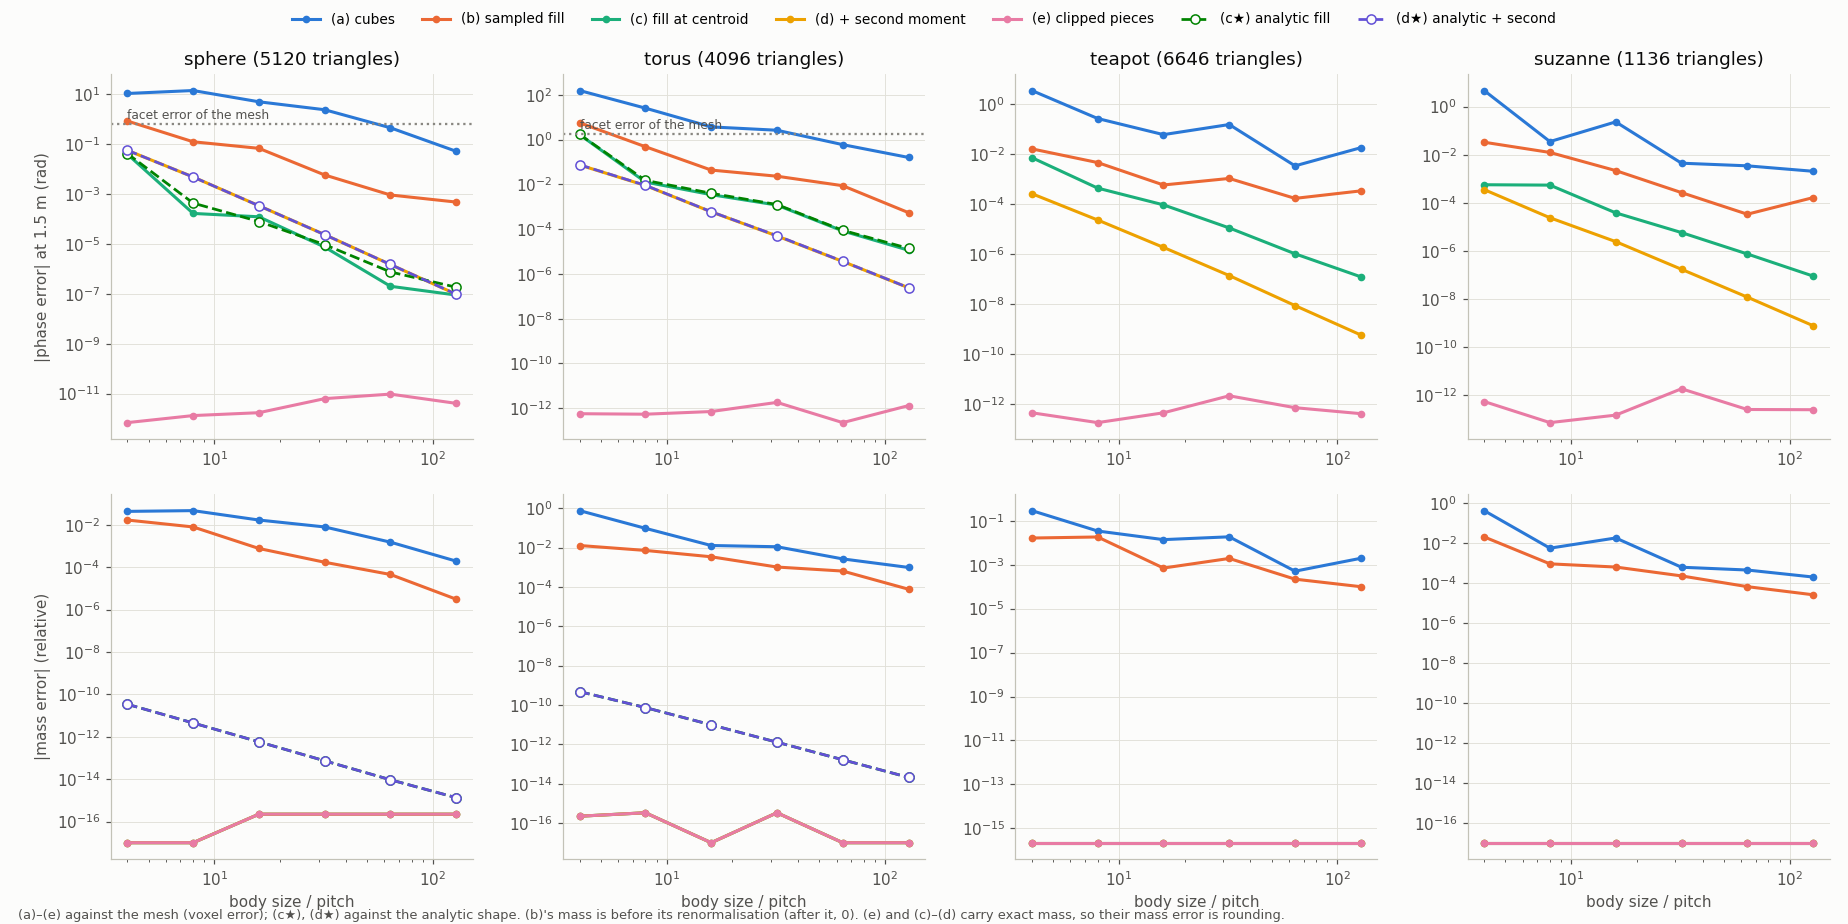

Write the Python code that produced this figure.
"""Resolution sweeps: every technique's phase and mass error against pitch, with cell counts, memory,
cost per evaluation point and fitted orders; the clipped pieces against the mesh (rounding); facet
error against mesh fineness; and error against cost (the Pareto front).

    python sweep.py run sphere        # one shape per process: writes sweep-sphere.json
    python sweep.py run torus | teapot | suzanne
    python sweep.py facets            # facet error of the sphere and torus meshes: sweep-facets.json
    python sweep.py plot              # sweep.png, polyhedra.png, pareto.png, sweep.md

Pitches: body size / h = 4, 8, 16, 32, 64, 128 (size = the largest extent: sphere 2 m, torus 2.8 m,
teapot and Suzanne 1 m). The tower: lower cloud 1.5 m or 5 m from the surface along (1, 0.2, −0.3)
from the body's centre, the upper one 5 m above; phase = k_eff T² Δg_z, ρ = 2700 kg/m³.

Two families, so that two errors stay apart (owner's request):
- mesh techniques, against the mesh (the voxel error): (a) cubes, a cell solid if its centre is
  inside; (b) sampled fill, 4³ points, renormalised (Cavendish today); (c) exact fill as a point at
  the piece's centroid; (d) (c) + the piece's second moment; (e) the clipped pieces themselves.
- analytic techniques (sphere, torus), against the analytic shape, with no mesh at all: (c★) fill and
  centroid from the analytic surface (analytic.py), (d★) + its second moment.
The facet error (mesh against analytic shape) is the third, measured against triangle count.

Costs are a model of a direct sum per evaluation point with Cavendish's measured kernels (note §3):
cube series 8.5 ns per cell (also used for a point mass), 17 ns for point + quadrupole, 55 ns per
polyhedron triangle; a tree walk would cut every far-field term, so these are upper bounds that
compare techniques at equal accuracy, not engine timings. Memory is a model too: 7 bytes per leaf
(Cavendish's leaf today), plus per boundary leaf 16 bytes for fill + centroid (4 × f32), 24 more for
the second moment (6 × f32), or 36 bytes per piece triangle (9 × f32).
"""

from __future__ import annotations

import json
import sys
import time
from pathlib import Path

import matplotlib

matplotlib.use("Agg")
import matplotlib.pyplot as plt  # noqa: E402
import numpy as np  # noqa: E402

sys.path.insert(0, str(Path(__file__).resolve().parent))
import analytic as A  # noqa: E402
import shapes_lib as L  # noqa: E402

NS = [4, 8, 16, 32, 64, 128]
DIST = np.array([1.5, 5.0])
TECH = ["(a) cubes", "(b) sampled fill", "(c) fill at centroid", "(d) + second moment", "(e) clipped pieces",
        "(c★) analytic fill", "(d★) analytic + second"]
COLOURS = ["#2a78d6", "#eb6834", "#1baf7a", "#eda100", "#e87ba4", "#008300", "#6250d6"]
NS_SERIES, NS_QUAD, NS_TRI = 8.5, 17.0, 55.0
ANALYTIC = {"sphere": A.Ball(1.0), "torus": A.Torus(1.0, 0.4)}


def run(name: str) -> None:
    mesh = L.mesh_by_name(name)
    size = float((mesh.verts.max(axis=0) - mesh.verts.min(axis=0)).max())
    pts = L.tower(mesh, DIST)
    g_mesh = L.g_mesh(mesh.tris, pts)
    v_mesh = float(L.sb.volume_centroid(mesh.tris, np.zeros(3))[0])
    ph = L.phase
    shape = ANALYTIC.get(name)
    g_an = shape.g_ref(pts) if shape is not None else None
    rows: list[dict[str, object]] = []
    out: dict[str, object] = {"shape": name, "size": size, "mesh": mesh.source, "triangles": len(mesh.faces),
                              "signal": ph(g_mesh).tolist(), "volume_mesh": v_mesh, "rows": rows}
    if shape is not None:
        out["signal_analytic"] = ph(g_an).tolist()
        out["facet_err"] = (ph(g_mesh) - ph(g_an)).tolist()
        out["facet_mass"] = v_mesh / shape.volume - 1
    body = L.body_moments(mesh.tris)
    out["multipole_err"] = (ph(L.g_multipole(*body, pts)) - ph(g_mesh)).tolist()
    out["point_err"] = (ph(L.g_multipole(body[0], body[1], None, None, pts)) - ph(g_mesh)).tolist()
    out["mesh_cost_ns"] = len(mesh.faces) * NS_TRI
    path = L.HERE / f"sweep-{name}.json"
    if path.exists():  # resume: keep pitches already done
        rows.extend(json.loads(path.read_text())["rows"])
    for n_across in NS:
        if any(r["n"] == n_across for r in rows):
            continue
        h = size / n_across
        t0 = time.perf_counter()
        vox = L.voxelise(mesh, h)
        t_vox = time.perf_counter() - t0
        n_in, n_b = len(vox.interior), len(vox.frac)
        cen = vox.boundary_centres
        g_p = L.g_mesh(vox.piece_tris, pts)
        g_in = L.g_cubes_fast(vox.interior_centres, h, np.ones(n_in), pts)
        g_ctr = L.g_cubes(cen, h, vox.ctr_in, pts)
        g_ss = L.g_cubes(cen, h, vox.ss, pts)
        mass_b = vox.frac * h**3
        g_pt = L.g_points(mass_b, vox.centroid, pts)
        g_q = g_pt + L.g_quadrupole(vox.second, vox.centroid, pts)
        s4 = v_mesh / (h**3 * (n_in + vox.ss.sum()))
        err = {
            TECH[0]: ph(g_ctr) - ph(g_p),
            TECH[1]: (s4 - 1) * (ph(g_mesh) - ph(g_p)) + s4 * ph(g_ss) - ph(g_p),
            TECH[2]: ph(g_pt) - ph(g_p),
            TECH[3]: ph(g_q) - ph(g_p),
            TECH[4]: ph(g_in + g_p) - ph(g_mesh),
        }
        mass = {
            TECH[0]: (n_in + vox.ctr_in.sum()) * h**3 / v_mesh - 1,
            TECH[1]: (n_in + vox.ss.sum()) * h**3 / v_mesh - 1,  # before renormalisation (after: 0)
            TECH[2]: (n_in + vox.frac.sum()) * h**3 / v_mesh - 1,
            TECH[3]: (n_in + vox.frac.sum()) * h**3 / v_mesh - 1,
            TECH[4]: (n_in + vox.frac.sum()) * h**3 / v_mesh - 1,
        }
        tris_per_piece = len(vox.piece_tris) / max(n_b, 1)
        cost = {TECH[0]: (n_in + vox.ctr_in.sum()) * NS_SERIES, TECH[1]: (n_in + n_b) * NS_SERIES,
                TECH[2]: (n_in + n_b) * NS_SERIES, TECH[3]: n_in * NS_SERIES + n_b * NS_QUAD,
                TECH[4]: n_in * NS_SERIES + len(vox.piece_tris) * NS_TRI}
        memory = {TECH[0]: 7 * (n_in + vox.ctr_in.sum()), TECH[1]: 7 * (n_in + n_b),
                  TECH[2]: 7 * (n_in + n_b) + 16 * n_b, TECH[3]: 7 * (n_in + n_b) + 40 * n_b,
                  TECH[4]: 7 * (n_in + n_b) + 36 * len(vox.piece_tris)}
        row: dict[str, object] = {"n": n_across, "h": h, "interior": n_in, "boundary": n_b,
                                  "piece_tris": len(vox.piece_tris), "tris_per_piece": tris_per_piece,
                                  "seconds_clip": t_vox, "volume_check": vox.stats["volume_rel_error"]}
        if shape is not None:
            t0 = time.perf_counter()
            av = A.analytic_voxels(shape, h, h * L.GENERIC)
            t_an = time.perf_counter() - t0
            g_in_a = L.g_cubes_fast(av["interior"], h, np.ones(len(av["interior"])), pts)
            m_a = av["frac"] * h**3
            g_c = g_in_a + L.g_points(m_a, av["centroid"], pts)
            g_d = g_c + L.g_quadrupole(av["second"], av["centroid"], pts)
            err[TECH[5]] = ph(g_c) - ph(g_an)
            err[TECH[6]] = ph(g_d) - ph(g_an)
            v_a = (len(av["interior"]) + av["frac"].sum()) * h**3
            mass[TECH[5]] = mass[TECH[6]] = v_a / shape.volume - 1
            nb_a, ni_a = len(av["frac"]), len(av["interior"])
            cost[TECH[5]] = (ni_a + nb_a) * NS_SERIES
            cost[TECH[6]] = ni_a * NS_SERIES + nb_a * NS_QUAD
            memory[TECH[5]] = 7 * (ni_a + nb_a) + 16 * nb_a
            memory[TECH[6]] = 7 * (ni_a + nb_a) + 40 * nb_a
            row.update({"analytic_interior": ni_a, "analytic_boundary": nb_a, "seconds_analytic": t_an})
        row["err"] = {k: v.tolist() for k, v in err.items()}
        row["mass"] = {k: float(v) for k, v in mass.items()}
        row["cost_ns"] = {k: float(v) for k, v in cost.items()}
        row["memory_bytes"] = {k: float(v) for k, v in memory.items()}
        rows.append(row)
        rows.sort(key=lambda r: int(r["n"]))  # type: ignore[arg-type]
        print(name, n_across, f"h {h:.4g}", f"clip {t_vox:.1f}s", f"in {n_in} bnd {n_b}",
              {k: f"{abs(v[0]):.1e}" for k, v in err.items()}, flush=True)
        path.write_text(json.dumps(out, indent=1))
        del vox, g_p, g_in


def facets() -> None:
    res: dict[str, list[dict[str, float]]] = {}
    for name in ("sphere", "torus"):
        shape = ANALYTIC[name]
        pts = L.tower(L.mesh_by_name(name), DIST)
        g_an = shape.g_ref(pts)
        rows = []
        variants = ([(lev,) for lev in range(1, 7)] if name == "sphere"
                    else [(16, 8), (32, 16), (64, 32), (128, 64), (256, 128), (512, 256)])
        for var in variants:
            if name == "sphere":
                m = L.sphere_mesh(1.0) if var[0] == 4 else _icosphere(var[0])
            else:
                m = L.torus_mesh(1.0, 0.4, var[0], var[1])
            g = L.g_mesh(m.tris, pts)
            vol = float(L.sb.volume_centroid(m.tris, np.zeros(3))[0])
            rows.append({"triangles": len(m.faces), "phase": (L.phase(g) - L.phase(g_an)).tolist(),
                         "mass": vol / shape.volume - 1})
            print(name, var, len(m.faces), rows[-1], flush=True)
        res[name] = rows
    (L.HERE / "sweep-facets.json").write_text(json.dumps(res, indent=1))


def _icosphere(level: int) -> L.Mesh:
    v, f = L.sb.icosphere(level)
    faces = np.array(f, dtype=np.int64)
    n = np.cross(v[faces[:, 1]] - v[faces[:, 0]], v[faces[:, 2]] - v[faces[:, 0]])
    flip = np.einsum("nk,nk->n", n, v[faces].mean(axis=1)) < 0
    faces[flip] = faces[flip][:, ::-1]
    return L.Mesh("sphere", v, faces, "")


def order(h: np.ndarray, e: np.ndarray) -> float:
    """Least-squares slope of log|e| against log h; nan when every |e| is at rounding (< 1e-10 rad)."""
    ok = np.abs(e) > 1e-13
    if ok.sum() < 3 or np.abs(e).max() < 1e-10:
        return float("nan")
    return float(np.polyfit(np.log(h[ok]), np.log(np.abs(e[ok])), 1)[0])


def cost_to_reach(cost: np.ndarray, err: np.ndarray, tol: float) -> float:
    """Cost at which |err| first falls below `tol` along the pitch sweep, interpolated in log–log
    between the two pitches either side (inf if it never does; the first pitch's cost if it already
    does there). Errors that go back above `tol` at a finer pitch are not smoothed over."""
    e = np.abs(err)
    below = np.nonzero(e < tol)[0]
    if len(below) == 0:
        return float("inf")
    k = int(below[0])
    if k == 0:
        return float(cost[0])
    lc, le = np.log(cost[k - 1 : k + 1]), np.log(e[k - 1 : k + 1])
    return float(np.exp(lc[0] + (np.log(tol) - le[0]) * (lc[1] - lc[0]) / (le[1] - le[0])))


def _style() -> None:
    plt.rcParams.update({"font.size": 10, "axes.edgecolor": "#c3c2b7", "axes.labelcolor": "#52514e",
                         "xtick.color": "#52514e", "ytick.color": "#52514e", "axes.titlecolor": "#0b0b0b",
                         "figure.facecolor": "#fcfcfb", "axes.facecolor": "#fcfcfb"})


def _line_style(tech: str) -> dict[str, object]:
    """Analytic techniques (★) dashed with open markers, so they stay visible over their mesh twins."""
    if "★" in tech:
        return {"ls": "--", "marker": "o", "mfc": "#fcfcfb", "lw": 1.8, "ms": 6}
    return {"ls": "-", "marker": "o", "lw": 2, "ms": 4}


def _clean(ax: plt.Axes) -> None:
    ax.grid(True, which="major", color="#e1e0d9", lw=0.6)
    for s in ("top", "right"):
        ax.spines[s].set_visible(False)


def plot() -> None:
    _style()
    data = {n: json.loads((L.HERE / f"sweep-{n}.json").read_text())
            for n in ("sphere", "torus", "teapot", "suzanne") if (L.HERE / f"sweep-{n}.json").exists()}
    md: list[str] = []
    # ---- error against size / pitch, per shape, at 1.5 m (solid) ----
    fig, axes = plt.subplots(2, len(data), figsize=(4.2 * len(data), 8.4), squeeze=False)
    for col, (name, d) in enumerate(data.items()):
        ns = np.array([r["n"] for r in d["rows"]])
        hs = np.array([r["h"] for r in d["rows"]])
        md += [f"\n**{name}** ({d['mesh']}; size {d['size']:.3g} m; signal {d['signal'][0]:.4g} rad at 1.5 m, "
               f"{d['signal'][1]:.4g} rad at 5 m)\n",
               "| size/h | h (m) | interior | boundary | piece triangles | clip time (s) | "
               + " | ".join(TECH[:5] + (TECH[5:] if "facet_err" in d else [])) + " |",
               "|---|---|---|---|---|---|" + "---|" * (7 if "facet_err" in d else 5)]
        for r in d["rows"]:
            cells = [f"{abs(r['err'][t][0]):.1e} / {abs(r['err'][t][1]):.1e}" for t in TECH if t in r["err"]]
            md.append(f"| {r['n']} | {r['h']:.4g} | {r['interior']} | {r['boundary']} | {r['piece_tris']} | "
                      f"{r['seconds_clip']:.1f} | " + " | ".join(cells) + " |")
        orders = []
        for tech, colour in zip(TECH, COLOURS):
            if tech not in d["rows"][0]["err"]:
                continue
            e = np.array([r["err"][tech][0] for r in d["rows"]])
            m = np.array([r["mass"][tech] for r in d["rows"]])
            o = order(hs[1:], e[1:])
            orders.append(f"{tech}: {o:.2f}" if np.isfinite(o) else
                          f"{tech}: flat at rounding (max {np.abs(e).max():.0e} rad)")
            sty = _line_style(tech)
            axes[0, col].loglog(ns, np.maximum(np.abs(e), 1e-16), color=colour, label=tech, **sty)
            axes[1, col].loglog(ns, np.maximum(np.abs(m), 1e-17), color=colour, label=tech, **sty)
        if "facet_err" in d:
            axes[0, col].axhline(abs(d["facet_err"][0]), color="#898781", ls=":", lw=1.5)
            axes[0, col].text(ns[0], abs(d["facet_err"][0]) * 1.6, "facet error of the mesh", fontsize=8,
                              color="#52514e")
        md.append("\nFitted order in h (phase at 1.5 m, size/h ≥ 8): " + "; ".join(orders) + ".")
        axes[0, col].set_title(f"{name} ({d['triangles']} triangles)")
        axes[1, col].set_xlabel("body size / pitch")
        _clean(axes[0, col])
        _clean(axes[1, col])
    axes[0, 0].set_ylabel("|phase error| at 1.5 m (rad)")
    axes[1, 0].set_ylabel("|mass error| (relative)")
    h_, l_ = axes[0, 0].get_legend_handles_labels()
    fig.legend(h_, l_, loc="upper center", ncol=7, frameon=False, fontsize=9)
    fig.text(0.01, 0.005, "(a)–(e) against the mesh (voxel error); (c★), (d★) against the analytic shape. "
             "(b)'s mass is before its renormalisation (after it, 0). (e) and (c)–(d) carry exact mass, so "
             "their mass error is rounding.", fontsize=8.5, color="#52514e")
    fig.subplots_adjust(left=0.06, right=0.99, top=0.92, bottom=0.07, wspace=0.25, hspace=0.15)
    fig.savefig(L.HERE / "sweep.png", dpi=110)
    plt.close(fig)

    # ---- polyhedra: clipped vs mesh, facet error, clip time ----
    fac = json.loads((L.HERE / "sweep-facets.json").read_text()) if (L.HERE / "sweep-facets.json").exists() else {}
    fig, axes = plt.subplots(1, 3, figsize=(16, 4.8))
    shape_col = {"sphere": "#2a78d6", "torus": "#eb6834", "teapot": "#1baf7a", "suzanne": "#eda100"}
    for name, d in data.items():
        ns = np.array([r["n"] for r in d["rows"]])
        e = np.array([r["err"][TECH[4]] for r in d["rows"]])
        axes[0].loglog(ns, np.maximum(np.abs(e[:, 0]), 1e-17), "-o", color=shape_col[name], lw=2, ms=4,
                       label=name)
        axes[2].loglog(ns, [r["seconds_clip"] / max(r["boundary"], 1) * 1e3 for r in d["rows"]], "-o",
                       color=shape_col[name], lw=2, ms=4, label=name)
    axes[0].set_title("clipped pieces + interior cubes against the mesh")
    axes[0].set_xlabel("body size / pitch")
    axes[0].set_ylabel("|phase error| at 1.5 m (rad)")
    axes[0].set_ylim(1e-17, 1e-8)
    for name, rows in fac.items():
        tr = np.array([r["triangles"] for r in rows])
        axes[1].loglog(tr, np.abs([r["phase"][0] for r in rows]), "-o", color=shape_col[name], lw=2, ms=4,
                       label=f"{name}: phase at 1.5 m")
        axes[1].loglog(tr, np.abs([r["mass"] for r in rows]) * 1e2, "--o", color=shape_col[name], lw=1.4,
                       ms=3, label=f"{name}: |mass error| × 100")
    axes[1].set_title("facet error: the mesh against the analytic shape")
    axes[1].set_xlabel("triangles")
    axes[1].set_ylabel("|phase error| (rad); |mass error| × 100")
    axes[2].set_title("clipping time per boundary cell (Python)")
    axes[2].set_xlabel("body size / pitch")
    axes[2].set_ylabel("ms per boundary cell")
    for ax in axes:
        _clean(ax)
        ax.legend(frameon=False, fontsize=8.5)
    fig.subplots_adjust(left=0.05, right=0.99, top=0.9, bottom=0.13, wspace=0.25)
    fig.savefig(L.HERE / "polyhedra.png", dpi=110)
    plt.close(fig)
    if fac:
        md += ["\n**Facet error** (mesh against analytic shape)\n",
               "| shape | triangles | phase error at 1.5 m (rad) | at 5 m (rad) | mass error |", "|---|---|---|---|---|"]
        for name, rows in fac.items():
            for r in rows:
                md.append(f"| {name} | {r['triangles']} | {r['phase'][0]:+.2e} | {r['phase'][1]:+.2e} | "
                          f"{r['mass']:+.2e} |")

    # ---- Pareto: error against cost per point ----
    fig, axes = plt.subplots(1, len(data), figsize=(4.2 * len(data), 4.8), squeeze=False, sharey=True)
    for col, (name, d) in enumerate(data.items()):
        ax = axes[0, col]
        for tech, colour in zip(TECH, COLOURS):
            if tech not in d["rows"][0]["err"]:
                continue
            c = np.array([r["cost_ns"][tech] for r in d["rows"]]) * 1e-3
            e = np.abs([r["err"][tech][0] for r in d["rows"]])
            ax.loglog(c, np.maximum(e, 1e-16), color=colour, label=tech, **_line_style(tech))
        ax.loglog([1e-3 * 30], [max(abs(d["multipole_err"][0]), 1e-16)], "s", color="#e34948", ms=8,
                  label="(f) body multipole")
        ax.loglog([1e-3 * NS_SERIES], [max(abs(d["point_err"][0]), 1e-16)], "D", color="#52514e", ms=7,
                  label="(g) point mass")
        ax.loglog([1e-3 * d["mesh_cost_ns"]], [1e-15], "*", color="#0b0b0b", ms=12, label="whole mesh (exact)")
        ax.set_title(name)
        ax.set_xlabel("cost per evaluation point (µs, model)")
        _clean(ax)
    axes[0, 0].set_ylabel("|phase error| at 1.5 m (rad)")
    h_, l_ = axes[0, 0].get_legend_handles_labels()
    fig.legend(h_, l_, loc="upper center", ncol=5, frameon=False, fontsize=9)
    fig.text(0.01, 0.01, "Cost: a direct sum with Cavendish's measured kernels (8.5 ns per cube or point, 17 ns "
             "point + quadrupole, 55 ns per triangle); points along each line are size/pitch 4…128. The whole "
             "mesh is exact by definition (plotted at 1e-15).", fontsize=8.5, color="#52514e")
    fig.subplots_adjust(left=0.06, right=0.99, top=0.8, bottom=0.14, wspace=0.08)
    fig.savefig(L.HERE / "pareto.png", dpi=110)
    plt.close(fig)

    # ---- cost and memory, and the cost to reach a tolerance ----
    for name, d in data.items():
        techs = [t for t in TECH if t in d["rows"][0]["err"]]
        md += [f"\n**{name}: cost per evaluation point (µs, model) and memory (MB, model)**\n",
               "| size/h | " + " | ".join(techs) + " |", "|---|" + "---|" * len(techs)]
        for r in d["rows"]:
            md.append(f"| {r['n']} | " + " | ".join(
                f"{r['cost_ns'][t] * 1e-3:.3g} µs, {r['memory_bytes'][t] * 1e-6:.3g} MB" for t in techs) + " |")
    tols = (1e-4, 1e-6, 1e-8)
    md += ["\n**Cheapest cost per evaluation point (µs, model) to bring the 1.5 m phase error below "
           "1e-4 / 1e-6 / 1e-8 rad** (log–log interpolation between pitches; — never within size/h ≤ 128)\n",
           "| technique | " + " | ".join(data) + " |", "|---|" + "---|" * len(data)]
    for tech in TECH:
        cells = []
        for d in data.values():
            if tech not in d["rows"][0]["err"]:
                cells.append("n/a")
                continue
            c = np.array([r["cost_ns"][tech] for r in d["rows"]]) * 1e-3
            e = np.array([r["err"][tech][0] for r in d["rows"]])
            got = [cost_to_reach(c, e, t) for t in tols]
            cells.append(" / ".join("—" if not np.isfinite(g) else f"{g:.3g}" for g in got))
        md.append(f"| {tech} | " + " | ".join(cells) + " |")
    md.append("| whole mesh, direct | " + " | ".join(f"{d['mesh_cost_ns'] * 1e-3:.3g} (exact)"
                                                    for d in data.values()) + " |")
    if fac:
        md.append("\nFacet error against triangle count (fitted slope of log|error| against log triangles): "
                  + "; ".join(f"{name}: phase {np.polyfit(np.log([r['triangles'] for r in rows]), np.log(np.abs([r['phase'][0] for r in rows])), 1)[0]:.2f}, "
                              f"mass {np.polyfit(np.log([r['triangles'] for r in rows]), np.log(np.abs([r['mass'] for r in rows])), 1)[0]:.2f}"
                              for name, rows in fac.items()) + " (−1 per triangle count is order 2 in the edge length).")
    (L.HERE / "sweep.md").write_text("\n".join(md) + "\n", encoding="utf-8")


if __name__ == "__main__":
    if sys.argv[1] == "run":
        if len(sys.argv) > 3:  # a quick trial: only pitches up to this size/h
            NS[:] = [n for n in NS if n <= int(sys.argv[3])]
        run(sys.argv[2])
    elif sys.argv[1] == "facets":
        facets()
    else:
        plot()
